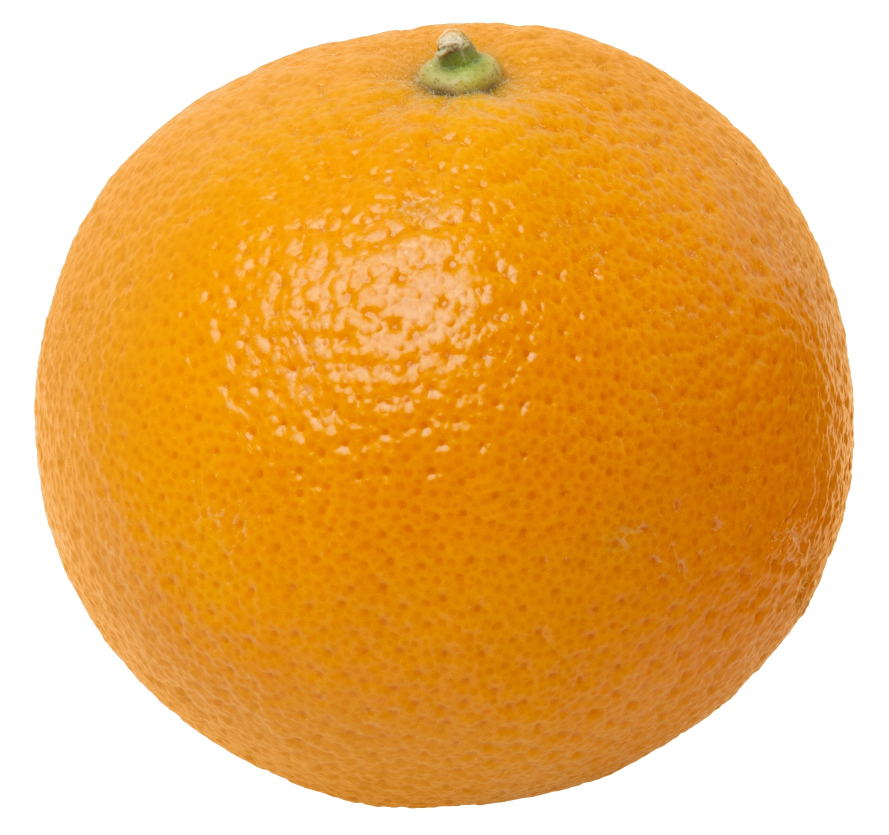
#> input picture HistogramCompare/orange_template.jpg, 1778 x 1669 px (shown at 1/2 size)
$ jupyter execute HistogramCompare.ipynb
#> lines starting #> are read from the running program, lines starting #| are printed output that depends on the picture; after the words box and inside, x2 and y2 are one past the last pixel; in counts of white or black regions, pixels touching at a corner belong together
[cell 1]
import cv2
import numpy as np
import matplotlib.pyplot as plt
import imutils

# Loading and processing image

[cell 2]
#loading
template = cv2.imread("orange_template.jpg")
#> template is the input picture: shape (1669, 1778, 3); mean B, G, R 100, 178.1, 235
plt.imshow(template[:,:,::-1])
plt.axis("off")

[cell 3]
source = cv2.imread("orange_source.jpg")
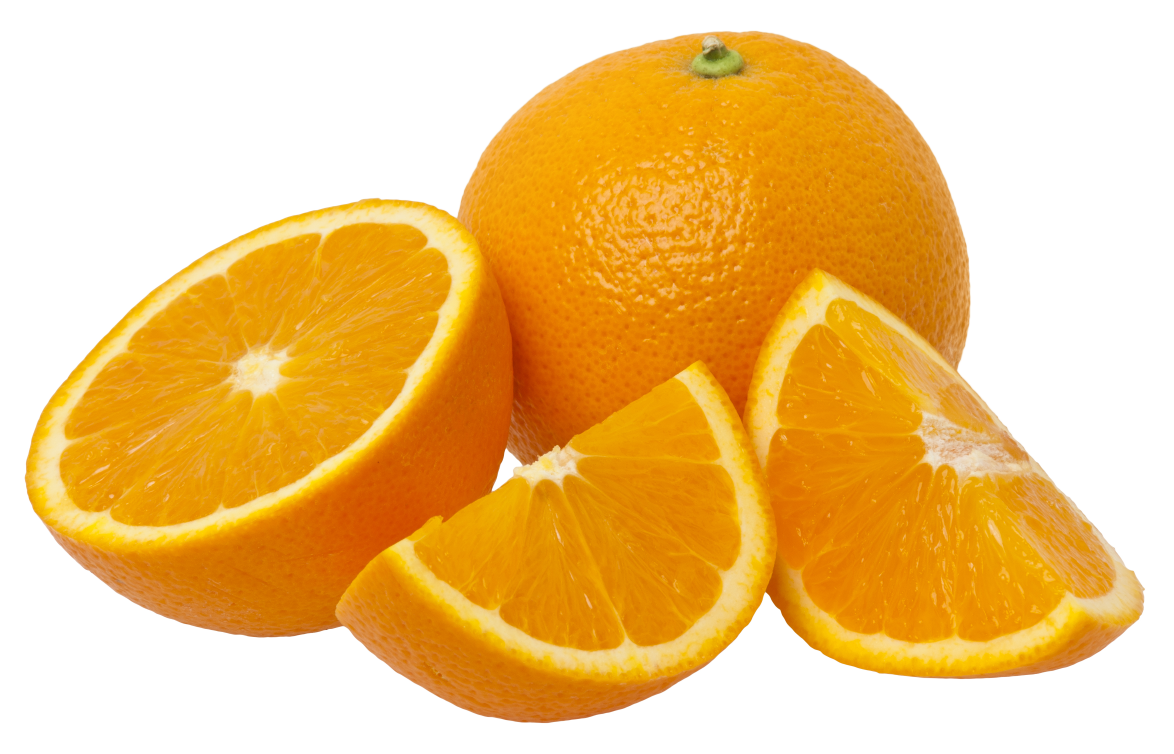
#> input picture HistogramCompare/orange_source.jpg, 3520 x 2260 px (shown at 1/3 size)
#> source is the input picture: shape (2260, 3520, 3); mean B, G, R 126.6, 196.9, 240.8
plt.imshow(source[:,:,::-1])
plt.axis("off")

[cell 4]
#image to grayscale
template_gray = cv2.cvtColor(template, cv2.COLOR_BGR2GRAY)
plt.imshow(template_gray, cmap="gray")

[cell 5]
source_gray = cv2.cvtColor(source, cv2.COLOR_BGR2GRAY)
plt.imshow(source_gray, cmap="gray")

# Image Filltering

[cell 6]
#template
kernel = 1/12 * np.array([
                [1, 2, 1],
                [2, 4, 2],
                [1, 2, 1]
])

fitemplate = cv2.filter2D(template_gray, -1, kernel)

#check the size of image
print("Original shape: ", template_gray.shape)
#| Original shape:  (1669, 1778)
print("Filtered shape: ", fitemplate.shape)  ##should decrease
#| Filtered shape:  (1669, 1778)

#view the image
plt.subplot(1, 2, 1); plt.imshow(template_gray, cmap="gray"); plt.axis("off")
plt.subplot(1, 2, 2); plt.imshow(fitemplate, cmap="gray"); plt.axis("off")

[cell 7]
#source
fisource = cv2.filter2D(source_gray, -1, kernel, cv2.BORDER_DEFAULT)

#check the size of image
print("Original shape: ", source_gray.shape)
#| Original shape:  (2260, 3520)
print("Filtered shape: ", fisource.shape)  ##should decrease
#| Filtered shape:  (2260, 3520)

#view the image
plt.subplot(1, 2, 1); plt.imshow(source_gray, cmap="gray"); plt.axis("off")
plt.subplot(1, 2, 2); plt.imshow(fisource, cmap="gray"); plt.axis("off")

# Histogram and histogram equalization

[cell 8]
def plot_gray(input_image, output_image):
  fig, ax = plt.subplots(nrows=1, ncols=2)
  ax[0].imshow(input_image, cmap='gray')
  ax[0].set_title('Input Image')
  ax[0].axis('off')
  ax[1].imshow(output_image, cmap='gray')
  ax[1].set_title('Histogram Equalized ')
  ax[1].axis('off')
  plt.show()

[cell 9]
#template
hitemplate = cv2.equalizeHist(fitemplate)
plot_gray(fitemplate, hitemplate)
plt.hist(fitemplate.ravel(),256,[0,256])
plt.show()
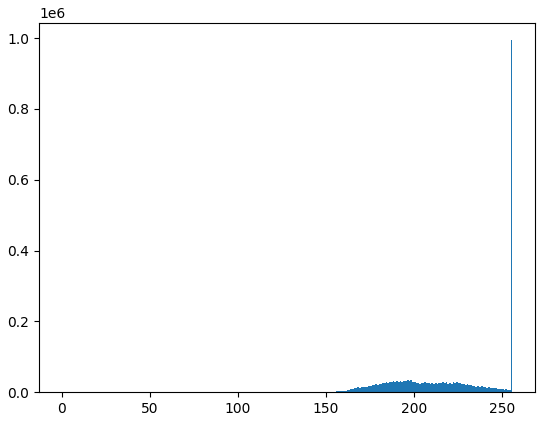
#> figure drawn by matplotlib, 1 panel; tallest bar 993804 high, from x = 255 to 256
plt.hist(hitemplate.ravel(),256,[0,256])
plt.show()
#> figure, not shown here; tallest bar 993804 high, from x = 255 to 256

[cell 10]
#source
hisource = cv2.equalizeHist(fisource)
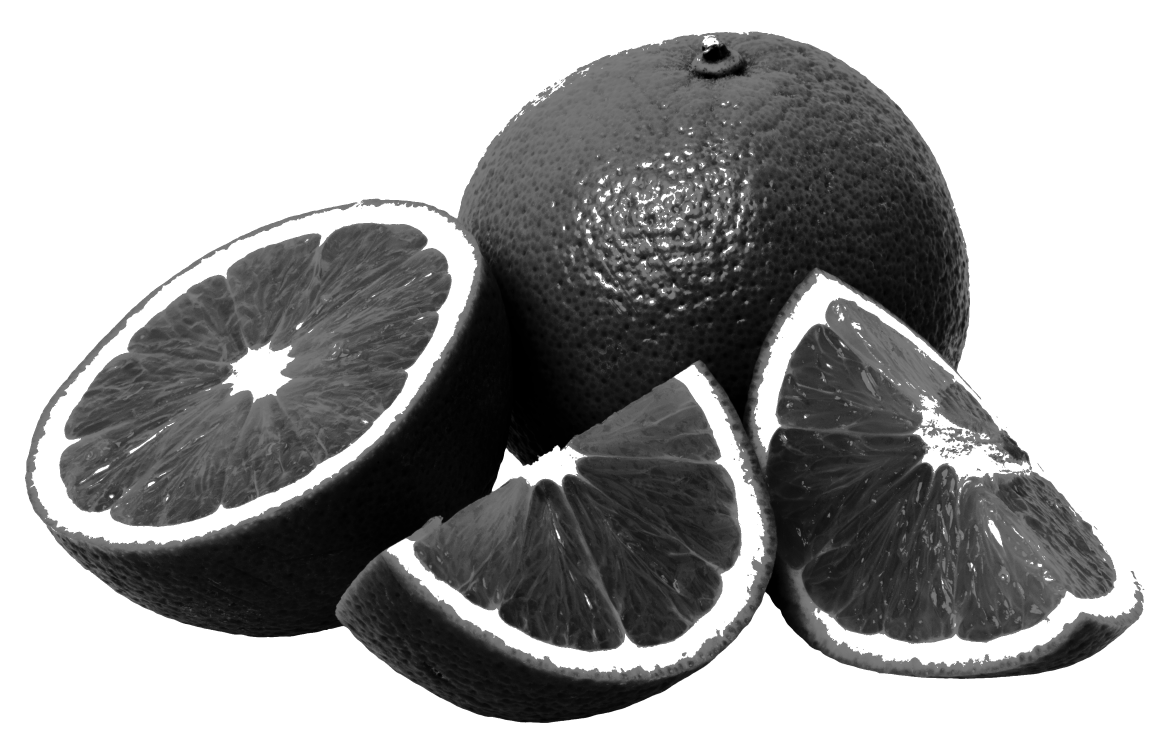
#> hisource: shape (2260, 3520) (shown at 1/3 size); min 0, max 255, mean 161.1
plot_gray(fisource, hisource)
plt.hist(fisource.ravel(),256,[0,256])
plt.show()
#> figure, not shown here; tallest bar 4059382 high, from x = 255 to 256
plt.hist(hisource.ravel(),256,[0,256])
plt.show()
#> figure, not shown here; tallest bar 4059382 high, from x = 255 to 256

# Cross correlation

[cell 11]
#Multi-scale Template
templateEdge = cv2.Canny(hitemplate, 50, 200)
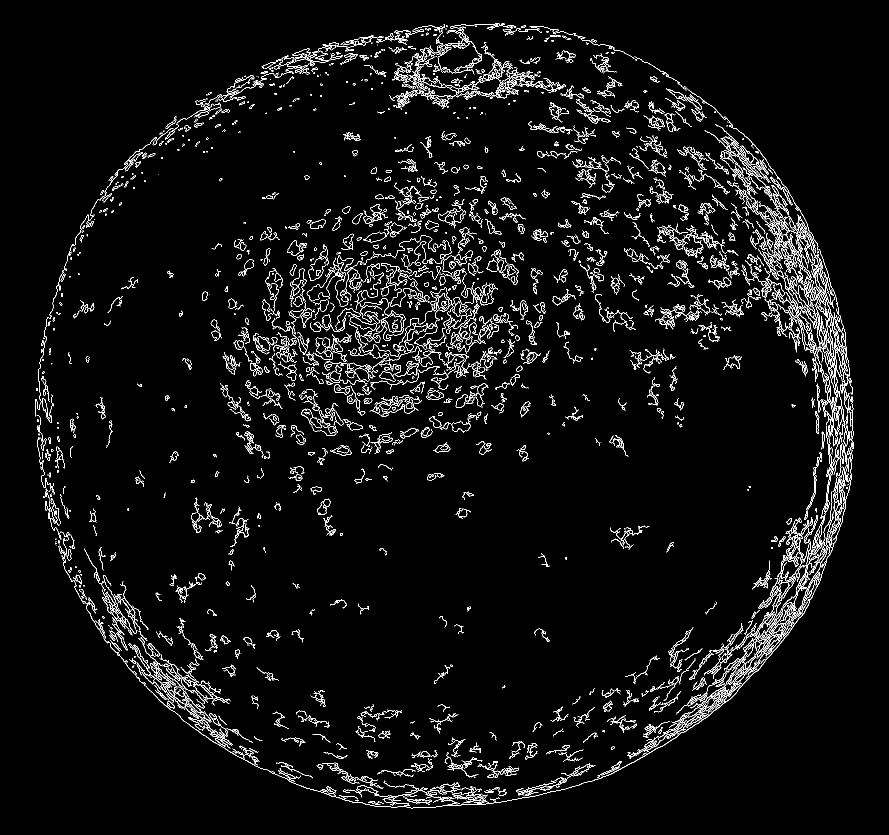
#> templateEdge: shape (1669, 1778) (shown at 1/2 size); 4.1% white in thin lines or dots, all inside (x1, y1, x2, y2) = (70, 46, 1708, 1617)
(tH, tW) = templateEdge.shape[:2]
#> tH = 1669; tW = 1778
plt.imshow(templateEdge, cmap="gray")

[cell 12]
# loop over the scales of the image
found = None
for scale in np.linspace(0.2, 1.0, 20)[::-1]:
    resized = imutils.resize(hisource, width = int(hisource.shape[1] * scale))
    r = hisource.shape[1] / float(resized.shape[1])
    if resized.shape[0] < tH or resized.shape[1] < tW:
        break
    edged = cv2.Canny(resized, 50, 200)
    result = cv2.matchTemplate(edged, templateEdge, cv2.TM_CCOEFF)
    (_, maxVal, _, maxLoc) = cv2.minMaxLoc(result)
    if found is None or maxVal > found[0]:
        found = (maxVal, maxLoc, r)
#> this loop made 8 passes
#> (maxVal, found) on pass 1: (219823056, (219823056, (1244, 46), 1))
#> (maxVal, maxLoc) on passes 2 to 7: (184184816, (1151, 43)), (183125200, (981, 20)), (160332992, (873, 14)), (152600384, (766, 89)), (153106096, (690, 1)), (143147984, (511, 2))
#> pass 1, `result = cv2.matchTemplate(edged, templateEdge, cv2.TM_CCOEFF)`:
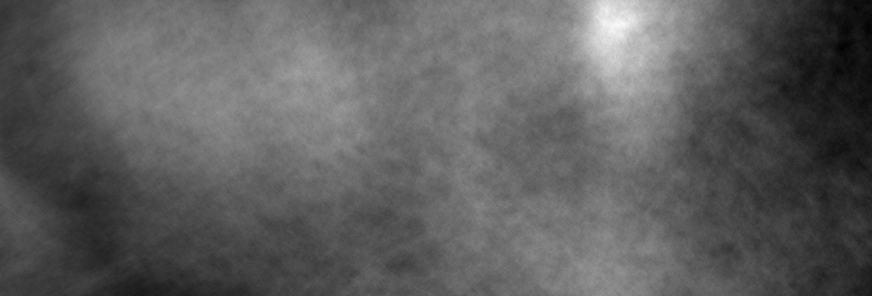
#> result: shape (592, 1743) float32 (shown at 1/2 size); min -78468624, max 219823056, mean 33046624; drawn with min black and max white
#> after the loop:
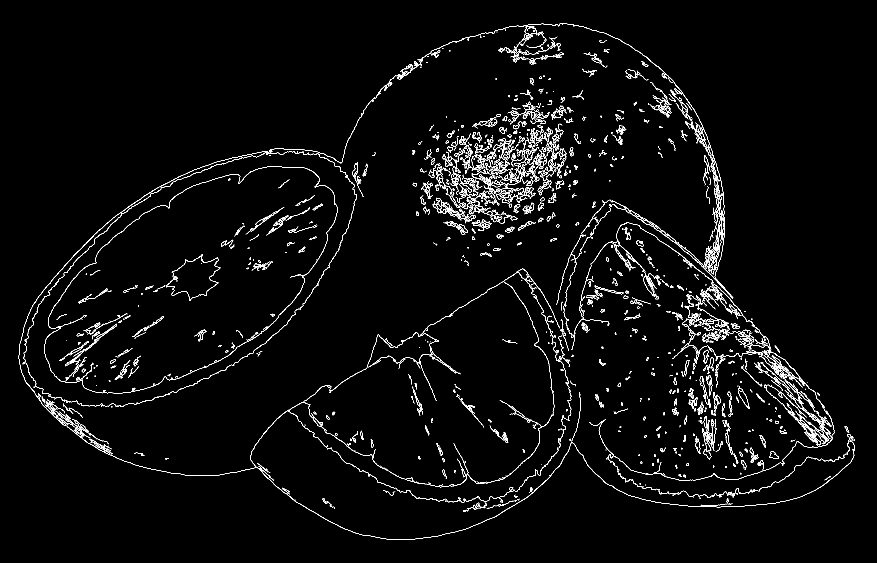
#> edged: shape (1688, 2630) (shown at 1/3 size); 2.1% white in thin lines or dots, all inside (x1, y1, x2, y2) = (56, 70, 2565, 1620)
(_, maxLoc, r) = found
#> maxLoc = (1244, 46); r = 1
(startX, startY) = (int(maxLoc[0] * r), int(maxLoc[1] * r))
#> startX = 1244; startY = 46
(endX, endY) = (int((maxLoc[0] + tW) * r), int((maxLoc[1] + tH) * r))
#> endX = 3022; endY = 1715
cv2.rectangle(source, (startX, startY), (endX, endY), (0, 0, 255), 10)
plt.imshow(source[:,:,::-1])
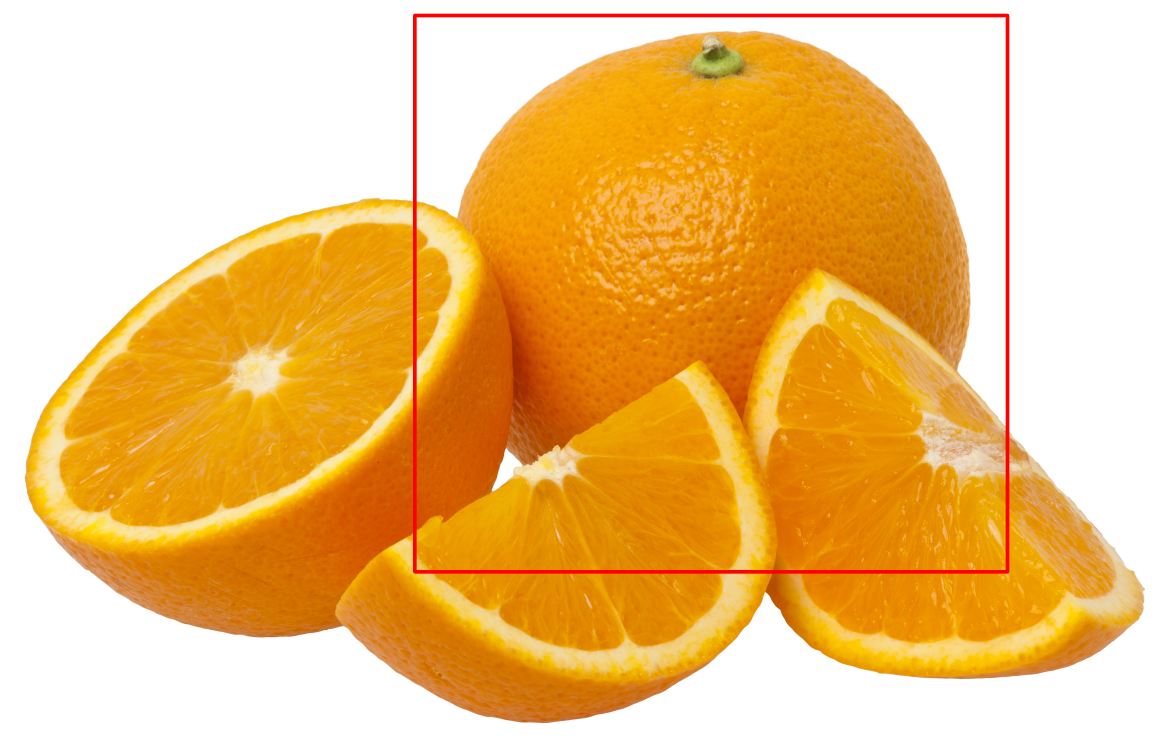
#> shown: shape (2260, 3520, 3) (shown at 1/3 size); mean R, G, B 240.9, 195, 125.2
